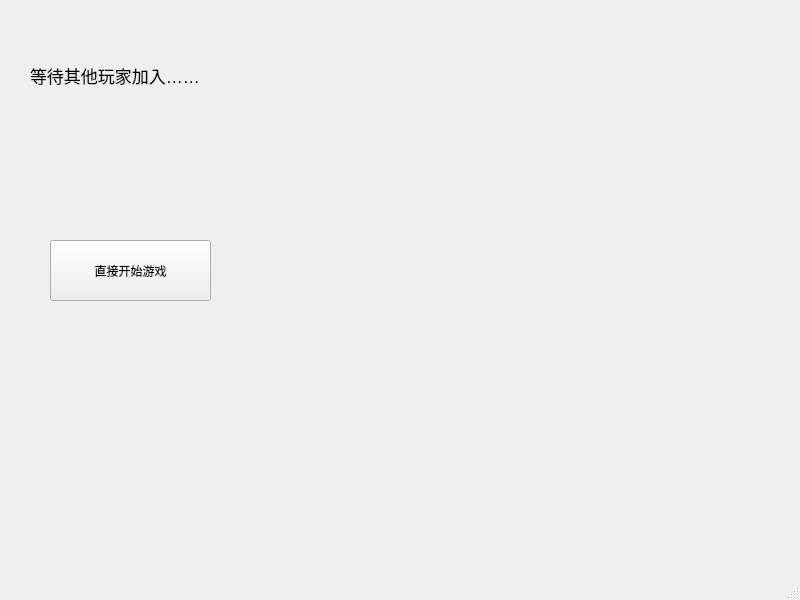
<?xml version="1.0" encoding="UTF-8"?>
<ui version="4.0">
 <class>waitroom</class>
 <widget class="QMainWindow" name="waitroom">
  <property name="geometry">
   <rect>
    <x>0</x>
    <y>0</y>
    <width>800</width>
    <height>600</height>
   </rect>
  </property>
  <property name="font">
   <font>
    <pointsize>9</pointsize>
   </font>
  </property>
  <property name="windowTitle">
   <string>MainWindow</string>
  </property>
  <widget class="QWidget" name="centralwidget">
   <widget class="QLabel" name="label">
    <property name="geometry">
     <rect>
      <x>30</x>
      <y>40</y>
      <width>251</width>
      <height>71</height>
     </rect>
    </property>
    <property name="font">
     <font>
      <pointsize>13</pointsize>
     </font>
    </property>
    <property name="text">
     <string>等待其他玩家加入……</string>
    </property>
   </widget>
   <widget class="QPushButton" name="pushButton_7">
    <property name="geometry">
     <rect>
      <x>50</x>
      <y>240</y>
      <width>161</width>
      <height>61</height>
     </rect>
    </property>
    <property name="sizePolicy">
     <sizepolicy hsizetype="Expanding" vsizetype="Expanding">
      <horstretch>0</horstretch>
      <verstretch>0</verstretch>
     </sizepolicy>
    </property>
    <property name="styleSheet">
     <string notr="true">QPushButton#pushButton_6{
background-color: qlineargradient(spread:pad, x1:0, y1:0, x2:0, y2:1, stop:0 rgba(255, 170, 0, 255), stop:1 rgba(204, 136, 0, 255));
font: 43pt &quot;华文琥珀&quot;;
color: rgb(255, 255, 255);
border-radius:10px;
border:1.5px solid rgb(0,0,0);
border-color: qconicalgradient(cx:0, cy:0, angle:135, stop:0 rgba(255, 255, 0, 69), stop:0.375 rgba(255, 255, 0, 69), stop:0.423533 rgba(251, 255, 0, 145), stop:0.45 rgba(247, 255, 0, 208), stop:0.477581 rgba(255, 244, 71, 130), stop:0.518717 rgba(255, 218, 71, 130), stop:0.55 rgba(255, 255, 0, 255), stop:0.57754 rgba(255, 203, 0, 130), stop:0.625 rgba(255, 255, 0, 69), stop:1 rgba(255, 255, 0, 69));
border-style:inset;
}

QPushButton#pushButton_6:hover {
background-color: rgb(255, 191, 0);
font: 43pt &quot;华文琥珀&quot;;
color: rgb(255, 255, 255);
border-radius:10px;
border:1.5px solid rgb(0,0,0);
border-color: qconicalgradient(cx:0, cy:0, angle:135, stop:0 rgba(255, 255, 0, 69), stop:0.375 rgba(255, 255, 0, 69), stop:0.423533 rgba(251, 255, 0, 145), stop:0.45 rgba(247, 255, 0, 208), stop:0.477581 rgba(255, 244, 71, 130), stop:0.518717 rgba(255, 218, 71, 130), stop:0.55 rgba(255, 255, 0, 255), stop:0.57754 rgba(255, 203, 0, 130), stop:0.625 rgba(255, 255, 0, 69), stop:1 rgba(255, 255, 0, 69));
border-style:inset;
}
</string>
    </property>
    <property name="text">
     <string>直接开始游戏</string>
    </property>
   </widget>
  </widget>
  <widget class="QMenuBar" name="menubar">
   <property name="geometry">
    <rect>
     <x>0</x>
     <y>0</y>
     <width>800</width>
     <height>21</height>
    </rect>
   </property>
  </widget>
  <widget class="QStatusBar" name="statusbar"/>
 </widget>
 <resources/>
 <connections/>
</ui>
